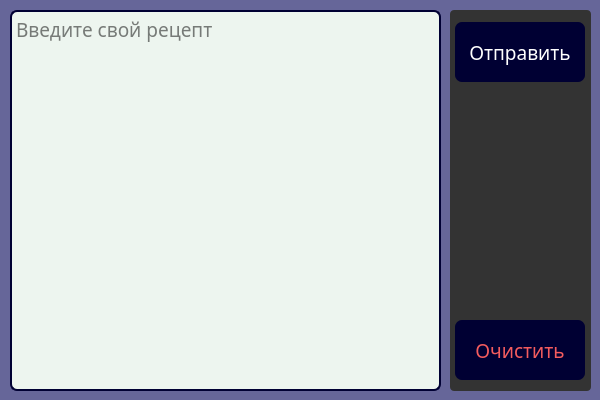
<?xml version="1.0" encoding="UTF-8"?>
<ui version="4.0">
 <class>Custom</class>
 <widget class="QWidget" name="Custom">
  <property name="geometry">
   <rect>
    <x>0</x>
    <y>0</y>
    <width>600</width>
    <height>400</height>
   </rect>
  </property>
  <property name="windowTitle">
   <string>Custom</string>
  </property>
  <property name="styleSheet">
   <string notr="true">QWidget{
	background-color: #666699;
}</string>
  </property>
  <widget class="QTextEdit" name="textEdit">
   <property name="geometry">
    <rect>
     <x>10</x>
     <y>10</y>
     <width>431</width>
     <height>381</height>
    </rect>
   </property>
   <property name="font">
    <font>
     <family>Anonymous Pro</family>
     <pointsize>14</pointsize>
    </font>
   </property>
   <property name="styleSheet">
    <string notr="true">QTextEdit{
	border: 2px solid #000033;
	color:	black;
	border-radius: 7px;
	background-color: #edf5ef;
}</string>
   </property>
   <property name="html">
    <string>&lt;!DOCTYPE HTML PUBLIC &quot;-//W3C//DTD HTML 4.0//EN&quot; &quot;http://www.w3.org/TR/REC-html40/strict.dtd&quot;&gt;
&lt;html&gt;&lt;head&gt;&lt;meta name=&quot;qrichtext&quot; content=&quot;1&quot; /&gt;&lt;style type=&quot;text/css&quot;&gt;
p, li { white-space: pre-wrap; }
&lt;/style&gt;&lt;/head&gt;&lt;body style=&quot; font-family:'Anonymous Pro'; font-size:14pt; font-weight:400; font-style:normal;&quot;&gt;
&lt;p style=&quot;-qt-paragraph-type:empty; margin-top:0px; margin-bottom:0px; margin-left:0px; margin-right:0px; -qt-block-indent:0; text-indent:0px;&quot;&gt;&lt;br /&gt;&lt;/p&gt;&lt;/body&gt;&lt;/html&gt;</string>
   </property>
   <property name="placeholderText">
    <string>Введите свой рецепт</string>
   </property>
  </widget>
  <widget class="QWidget" name="widget" native="true">
   <property name="geometry">
    <rect>
     <x>450</x>
     <y>10</y>
     <width>141</width>
     <height>381</height>
    </rect>
   </property>
   <property name="styleSheet">
    <string notr="true">QWidget{
	border: none;
	background-color: #333333;
	border-radius: 4px;
}</string>
   </property>
   <widget class="QPushButton" name="send">
    <property name="geometry">
     <rect>
      <x>5</x>
      <y>12</y>
      <width>130</width>
      <height>60</height>
     </rect>
    </property>
    <property name="font">
     <font>
      <family>Anonymous Pro</family>
      <pointsize>14</pointsize>
     </font>
    </property>
    <property name="styleSheet">
     <string notr="true">QPushButton{
	color: white;
	border: none;
	background-color: #000033;
	border-radius: 7px;
}


QPushButton:hover{
	background-color: rgb(92, 100, 150);
}

QPushButton:pressed{
	background-color:rgb(0, 0, 30);
	border: 3px inset
}</string>
    </property>
    <property name="text">
     <string>Отправить</string>
    </property>
   </widget>
   <widget class="QPushButton" name="clear">
    <property name="geometry">
     <rect>
      <x>5</x>
      <y>310</y>
      <width>130</width>
      <height>60</height>
     </rect>
    </property>
    <property name="font">
     <font>
      <family>Anonymous Pro</family>
      <pointsize>14</pointsize>
     </font>
    </property>
    <property name="styleSheet">
     <string notr="true">QPushButton{
	color: #F55C5E;
	border: none;
	background-color: #000033;
	border-radius: 7px;
}


QPushButton:hover{
	background-color: rgb(92, 100, 150);
}

QPushButton:pressed{
	background-color:rgb(0, 0, 30);
	border: 3px inset
}</string>
    </property>
    <property name="text">
     <string>Очистить</string>
    </property>
   </widget>
  </widget>
 </widget>
 <resources/>
 <connections/>
</ui>
